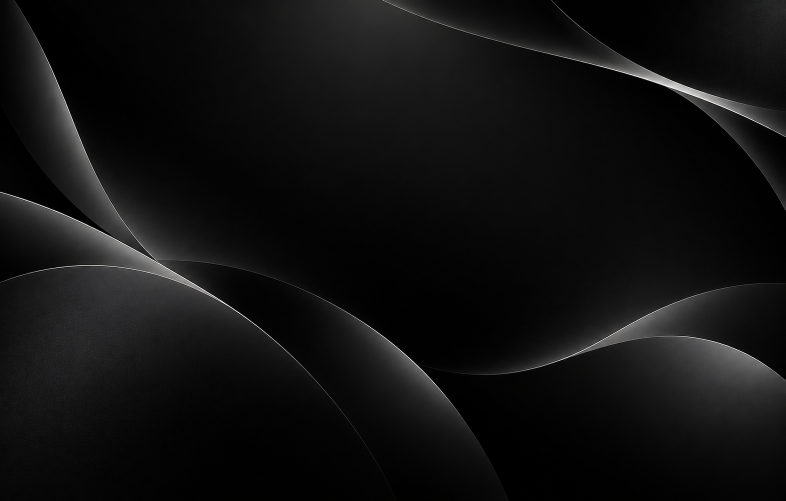
#> input picture desktop/build/dmg/source/waves.png, 1571 x 1001 px (shown at 1/2 size)
$ python dmg-background.py
#> lines starting #> are read from the running program, lines starting #| are printed output that depends on the picture
# Renders the DMG window background, build/dmg/background.png and its @2x
# twin, from the waves picture in build/dmg/source. Needs Python 3 and Pillow.
#
#   python3 desktop/scripts/dmg-background.py
#
# Run it after `npm install` at the repository root, which provides Geist, the
# app's font (SIL Open Font License), through Next.js.
import math
from pathlib import Path
from PIL import Image, ImageDraw, ImageFont
here = Path(__file__).resolve().parent.parent
src = here / "build/dmg/source/waves.png"
font_path = str(here.parent / "node_modules/next/dist/compiled/@vercel/og/Geist-Regular.ttf")
out_dir = here / "build/dmg"
W, H = 761, 406
APP, APPS = (225, 160), (535, 160)
waves = Image.open(src).convert("RGB")
#> waves is the input picture: PIL image 1571x1001 RGB; mean R, G, B 16.7, 16.5, 16.7
crop_h = round(waves.width * H / W)
#> crop_h = 838
top = (waves.height - crop_h) // 2
#> top = 81
waves = waves.crop((0, top, waves.width, top + crop_h))
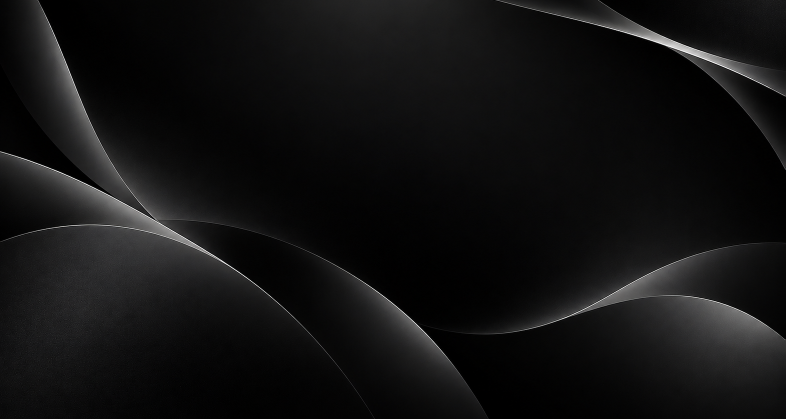
#> waves: PIL image 1571x838 RGB (shown at 1/2 size); mean R, G, B 17.9, 17.7, 17.9

def bezier(p0, p1, p2, p3, n=200):
    pts = []
    for i in range(n + 1):
        t = i / n
        pts.append(tuple((1-t)**3*a + 3*(1-t)**2*t*b + 3*(1-t)*t**2*c + t**3*d for a, b, c, d in zip(p0, p1, p2, p3)))
    return pts

def render(scale):
#> called with scale = 1
    img = waves.resize((W * scale, H * scale), Image.LANCZOS).convert("RGBA")
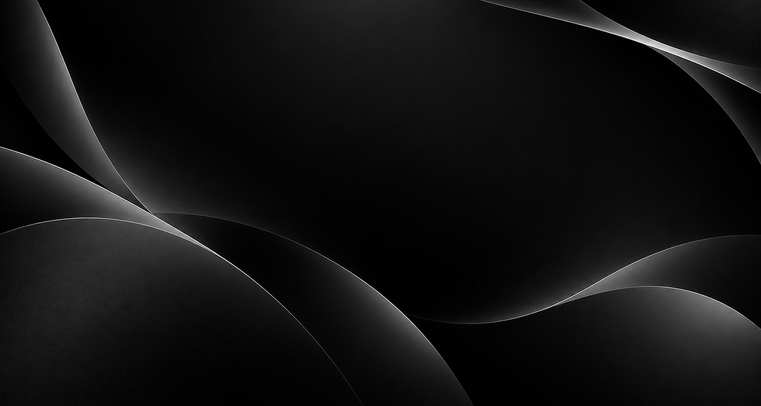
#> img: PIL image 761x406 RGBA; mean R, G, B, A 17.9, 17.7, 17.9, 255
    # Arrow, drawn at 4x and scaled down for smooth edges.
    ss = scale * 4
    layer = Image.new("RGBA", (W * ss, H * ss), (0, 0, 0, 0))
#> layer: PIL image 3044x1624 RGBA; every value is 0
    d = ImageDraw.Draw(layer)
    p0, p1, p2, p3 = (318, 152), (352, 120), (408, 120), (442, 152)
    pts = [(x * ss, y * ss) for x, y in bezier(p0, p1, p2, p3)]
    width = round(3 * ss)
    d.line(pts, fill=(255, 255, 255, 235), width=width, joint="curve")
    for x, y in (pts[0], pts[-1]):
        r = width / 2
        d.ellipse((x - r, y - r, x + r, y + r), fill=(255, 255, 255, 235))
#> this loop made 2 passes
#> (x, y, r) on passes 1 to 2: (1272, 608, 6), (1768, 608, 6)
    # Arrowhead along the curve's end direction.
    ex, ey = pts[-1]
#> ex = 1768; ey = 608
    ang = math.atan2(p3[1] - p2[1], p3[0] - p2[0])
    for side in (-1, 1):
        a = ang + math.pi + side * math.radians(38)
        hx, hy = ex + math.cos(a) * 14 * ss, ey + math.sin(a) * 14 * ss
        d.line([(ex, ey), (hx, hy)], fill=(255, 255, 255, 235), width=width)
        r = width / 2
        d.ellipse((hx - r, hy - r, hx + r, hy + r), fill=(255, 255, 255, 235))
#> this loop made 2 passes
#> (hx, hy) on passes 1 to 2: (1712.2, 602.9), (1759.5, 552.6)
    layer = layer.resize((W * scale, H * scale), Image.LANCZOS)
#> layer: PIL image 761x406 RGBA
    img.alpha_composite(layer)
    # Light pills behind the icon names: Finder always draws names in black
    # over a background picture. Centred 82 points below each icon, sized
    # to the names in Finder's 12-point label font.
    pills = Image.new("RGBA", (W * ss, H * ss), (0, 0, 0, 0))
    pd = ImageDraw.Draw(pills)
    for (cx, cy), text_w in ((APP, 66), (APPS, 69)):
        w, h, y = text_w + 16, 22, cy + 82
        pd.rounded_rectangle(
            ((cx - w / 2) * ss, (y - h / 2) * ss, (cx + w / 2) * ss, (y + h / 2) * ss),
            radius=6 * ss, fill=(245, 245, 245, 235))
    img.alpha_composite(pills.resize((W * scale, H * scale), Image.LANCZOS))
    # Instruction text, white, centred near the bottom.
    d = ImageDraw.Draw(img)
    font = ImageFont.truetype(font_path, 17 * scale)
    text = "Drag to Applications to install"
    d.text((W * scale / 2, 336 * scale), text, font=font, fill=(255, 255, 255, 240), anchor="mm")
    return img.convert("RGB")
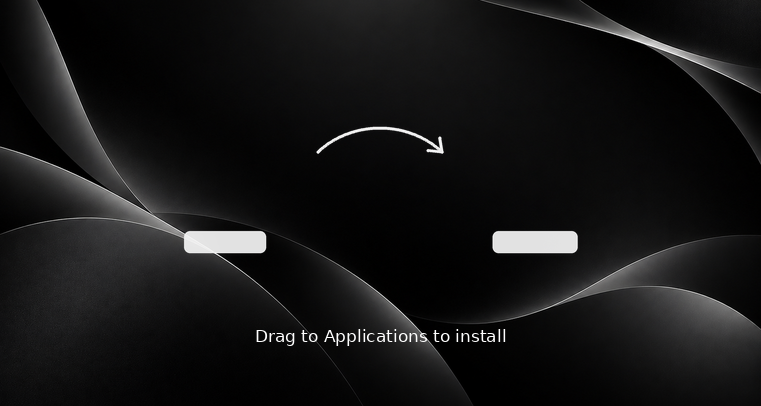
#> returned value: PIL image 761x406 RGB; mean R, G, B 21.4, 21.2, 21.4

render(1).save(f"{out_dir}/background.png", optimize=True)
render(2).save(f"{out_dir}/background@2x.png", optimize=True)
#> in render (call 2), `layer = Image.new("RGBA", (W * ss, H * ss), (0, 0, 0, 0))`: layer: PIL image 6088x3248 RGBA; every value is 0
#> the loop in render (call 2), `for x, y in (pts[0], pts[-1]):` made 2 passes
#> (x, y, r) on passes 1 to 2: (2544, 1216, 12), (3536, 1216, 12)
#> the loop in render (call 2), `for side in (-1, 1):` made 2 passes
#> (hx, hy) on passes 1 to 2: (3424.5, 1205.7), (3519, 1105.3)
